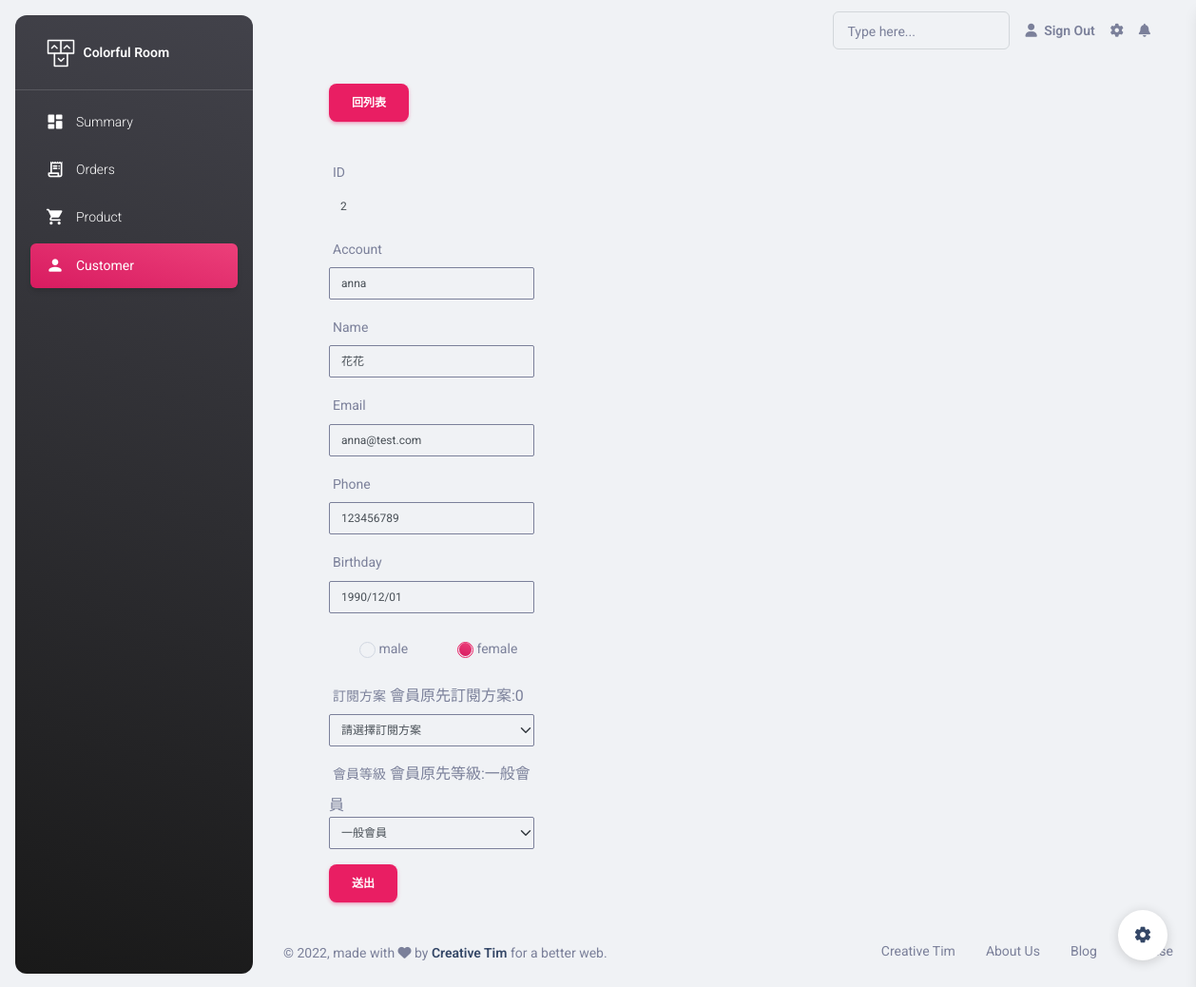
Page /pages/customer/member-edit.php?id=2 on the earlier database version.
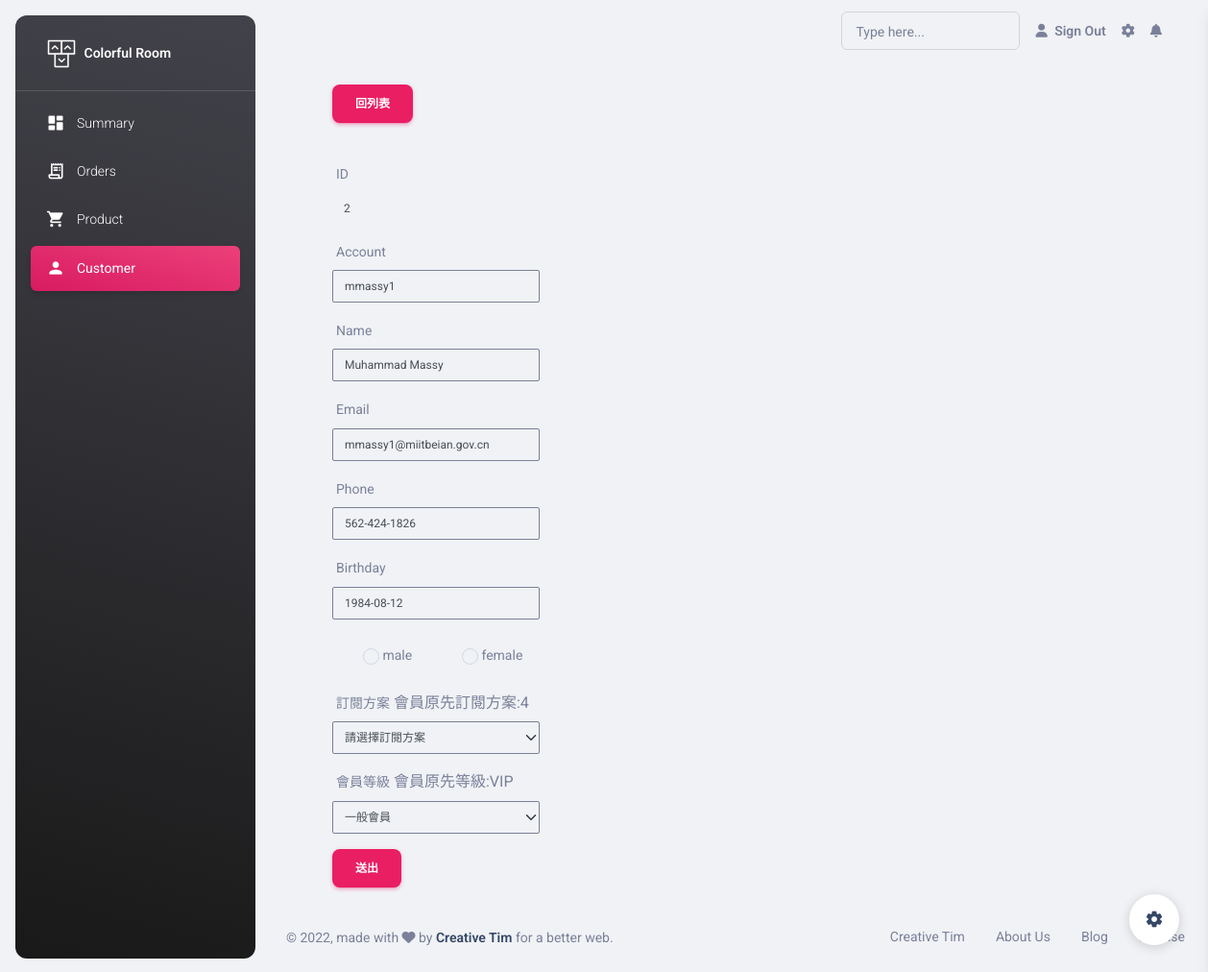
Same page on the later database version.
### tables this page shows
CREATE TABLE `member` (
  `id` int(11) NOT NULL,
  `account` varchar(50) DEFAULT NULL,
  `name` varchar(50) DEFAULT NULL,
  `birthday` date DEFAULT NULL,
  `discount_id` int(11) DEFAULT NULL,
  `gender` varchar(50) DEFAULT NULL,
  `password` varchar(50) DEFAULT NULL,
  `email` varchar(50) DEFAULT NULL,
  `phone` varchar(50) DEFAULT NULL,
  `subscribe` int(11) DEFAULT NULL,
  `created_at` date DEFAULT NULL,
  `edit_at` date DEFAULT NULL,
  `valid` int(11) DEFAULT NULL,
  `tag_id` int(11) DEFAULT NULL
);

CREATE TABLE `tag` (
  `id` int(6) UNSIGNED NOT NULL,
  `name` varchar(20) NOT NULL
);

### pages/var.php (called while the page is built, shortened)
<?php
$url_page_user_list     = '/colorful-room/pages/customer/user-list.php?table=member';

### pages/customer/member-edit.php (the view, shortened to what this page needs)
<?php
include_once('../var.php');
include_once("../signin/do-authorize.php");
if (isset($_GET["id"])) {
    $id = $_GET["id"];
} else {
    $id = 0;
}
require_once("../../components/pdo-connect.php");
$sqlMember = "SELECT member. *,tag.name AS tag_name FROM member
JOIN tag ON member.tag_id = tag.id
WHERE  member.id=? AND member.valid=1";
$stmt = $db_host->prepare($sqlMember);
try {
    $stmt->execute([$id]);
    $rowsCountMember = $stmt->rowCount();
} catch (PDOException $e) {
    echo $e->getMessage();
}
?>
<?php include "../../template/head.php"; ?>
<?php include "../../template/body-aside.php"; ?>
<?php include "../../template/body-main-header.php" ?>
<div class="container mx-5">
    <div class="row justify-content-start">
        <div class="col-lg-3 col-md-6 col-sm-6">
            <div class="py-2 my-3">
                <a href="<?= $url_page_user_list ?>" class="btn btn-primary">回列表</a>
            </div>
            <?php if ($rowsCountMember == 0) : ?>
                <p class="font-bold">使用者不存在</p>
            <?php else :
                $rowsMember = $stmt->fetch();
            ?>
                <form action="memberDoUpdate.php" method="post">
                    <div class="mb-3 input-group-sm input-group-outline">
                        <label for="id">ID</label>
                        <input type="text" class="form-control " id="id" name="id" value="<?= $rowsMember["id"] ?>" readonly>
                    </div>
                    <div class="mb-3 input-group-sm input-group-outline">
                        <label for="account">Account</label>
                        <input type="account" class="form-control border border-secondary" id="account" name="account" value="<?= $rowsMember["account"] ?>">
                    </div>
                    <div class="mb-3 input-group-sm">
                        <label for="name" class="form-label">Name</label>
                        <input type="text" class="form-control border border-secondary" id="name" name="name" value="<?= $rowsMember["name"] ?>">
                    </div>
                    <div class="mb-3 input-group-sm">
                        <label for="email" class="form-label">Email</label>
                        <input type="text" class="form-control border border-secondary" id="email" name="email" value="<?= $rowsMember["email"] ?>">
                    </div>
                    <div class="mb-3 input-group-sm">
                        <label for="phone" class="form-label">Phone</label>
                        <input type="text" class="form-control border border-secondary" id="phone" name="phone" value="<?= $rowsMember["phone"] ?>">
                    </div>
                    <div class="mb-4 input-group-sm">
                        <label for="birthday" class="form-label">Birthday</label>
                        <input type="text" class="form-control border border-secondary" id="birthday" name="birthday" value="<?= $rowsMember["birthday"] ?>">
                    </div>
                    <div class="form-check form-check-radio form-check-inline">
                        <label class="form-check-label">
                            <input class="form-check-input" type="radio" id="male" value="0" name="gender" <?php if (isset($rowsMember["gender"]) && $rowsMember["gender"] ==0)echo "checked" ?> > male
                        </label>
                    </div>
                    <div class="form-check form-check-radio form-check-inline">
                        <label class="form-check-label">
                            <input class="form-check-input" type="radio"  id="female" value="1" name="gender" <?php if (isset($rowsMember["gender"]) && $rowsMember["gender"] ==1)echo "checked" ?>> female
                        </label>
                    </div>
                    <div class="my-3">
                        <label for="subscribe" class="form-label">訂閱方案</label> <span class="text-secondary">會員原先訂閱方案:<?= $rowsMember["subscribe"] ?></span>
                        <select class="form-select form-select-sm border border-secondary" aria-label=".form-select-sm " name="subscribe">
                            <option selected>請選擇訂閱方案</option>
                        </select>
                    </div>
                    <div class="mb-3">
                        <label for="tag">會員等級</label> <span class="text-secondary">會員原先等級:<?= $rowsMember["tag_name"] ?></span>
                        <select class="form-select form-select-sm border border-secondary" aria-label=".form-select-sm example" name="tag">
                            <option value="2" selected>一般會員</option>
                        </select>
                    </div>
                    <button class="btn btn-primary" type="button" data-bs-toggle="modal" data-bs-target="#staticBackdrop">送出</button>
                </form>
            <?php endif; ?>
        </div>
    </div>
</div>
<?php include "../../template/body-main-footer.php" ?>
<?php include "../../template/body-corner.php" ?>

Differences in the rows shown:
changed member "☐ male": account "anna" → "mmassy1"; name "花花" → "Muhammad Massy"; email "anna@test.com" → "mmassy1@miitbeian.gov.cn"; phone "123456789" → "562-424-1826"; birthday "1990/12/01" → "1984-08-12"; gender "☑ female" → "☐ female"; subscribe "0" → "4"; tag.name "一般會員" → "VIP"
